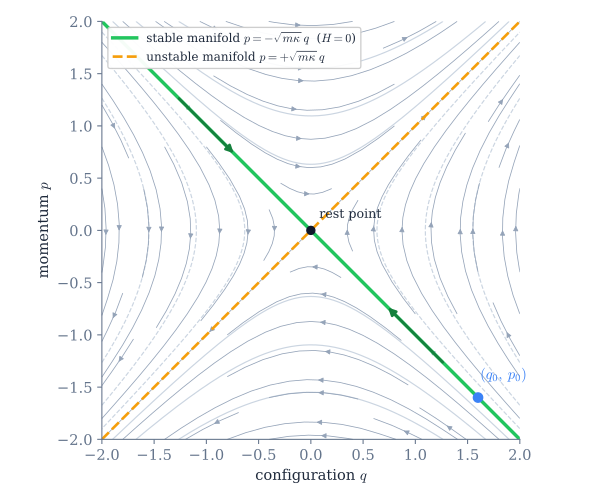

This chart was generated by the following Python code:
import numpy as np, matplotlib
matplotlib.use("svg")
import matplotlib.pyplot as plt
plt.rcParams.update({"font.family":"serif","font.size":11,"svg.fonttype":"path","mathtext.fontset":"cm","text.color":"#1e293b","axes.edgecolor":"#64748b","axes.labelcolor":"#1e293b","xtick.color":"#64748b","ytick.color":"#64748b"})
fig,ax=plt.subplots(figsize=(6.2,5.2))
x=np.linspace(-2,2,401); X,P=np.meshgrid(x,x); H=0.5*P**2-0.5*X**2
ax.contour(X,P,H,levels=[-1.2,-0.6,-0.2,0.2,0.6,1.2],colors="#cbd5e1",linewidths=0.9)
ax.streamplot(X,P,P,X,color="#94a3b8",density=0.7,linewidth=0.6,arrowsize=0.8)
ax.plot(x,-x,color="#22c55e",lw=2.6,label=r"stable manifold $p=-\sqrt{m\kappa}\,q$  ($H=0$)")
ax.plot(x,x,color="#f59e0b",lw=2,ls="--",label=r"unstable manifold $p=+\sqrt{m\kappa}\,q$")
for x0 in (1.6,-1.6):
    ax.annotate("",xy=(x0*0.45,-x0*0.45),xytext=(x0*0.8,-x0*0.8),arrowprops=dict(arrowstyle="-|>",color="#15803d",lw=2))
ax.plot([1.6],[-1.6],"o",color="#3b82f6",ms=7); ax.text(1.62,-1.42,r"$(q_0,\,p_0)$",color="#3b82f6")
ax.plot([0],[0],"o",color="#0f172a",ms=6); ax.text(0.08,0.12,"rest point",fontsize=9.5)
ax.set_xlabel(r"configuration $q$"); ax.set_ylabel(r"momentum $p$")
ax.set_xlim(-2,2); ax.set_ylim(-2,2); ax.set_aspect("equal")
ax.legend(loc="upper left",fontsize=9,frameon=True,framealpha=0.95)
for s in ("top","right"): ax.spines[s].set_visible(False)
fig.tight_layout(); fig.savefig("fig3_phase_portrait.svg",transparent=True)
